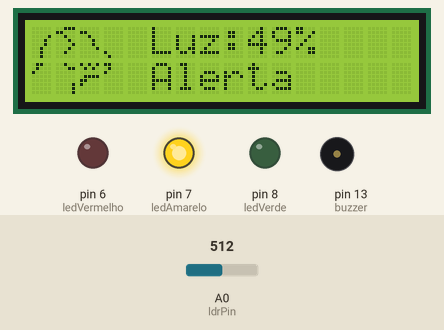
This sketch was run on a simulated Arduino Uno, built with avr-gcc and run on an emulated ATmega328P. Parts: 16×2 character LCD, output pins drawn as LEDs (lit = HIGH), buzzer (waves = sounding). Inputs (shaded band) come from the test bench; at power-on: A0 (ldrPin) = 512. What the sketch prints to the serial monitor is not drawn.

Above: at 3.7 s.
3.8 s: A0 (ldrPin) set to 607
At 5.0 s:
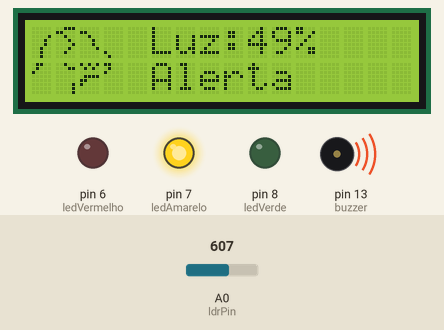
5.7 s: A0 (ldrPin) set to 629
At 11.6 s:
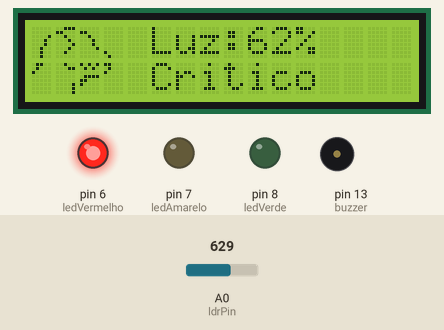
11.7 s: A0 (ldrPin) set to 306
At 13.0 s:
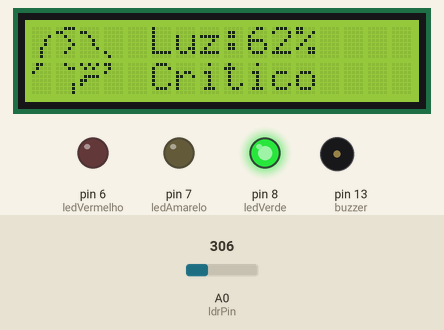
14.0 s: A0 (ldrPin) set to 414
17.0 s: A0 (ldrPin) set to 449
20.0 s: A0 (ldrPin) set to 122
At 24.7 s:
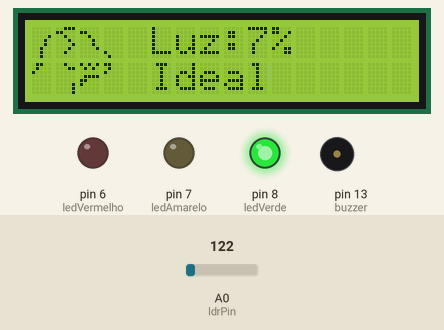
Timing chart, 0 to 25.2 s (numbered marks = the images above; inputs shaded):
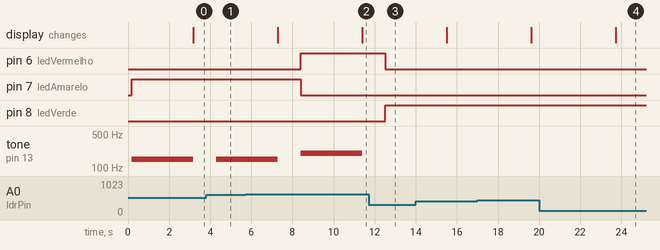

The sketch:

cp1_vinheria_agnello1.ino
```cpp
// C++ Code
// CP1 - Edge Computing & Computer Sistems
// Pedro Faleiros 562523
// Luan Felix 565541
// João Lopes 565737
// Felipe Campos 562752
// Leandro Farias 566488

// Biblioteca para o display LCD
#include <LiquidCrystal.h>

// Pinos de controle do LCD
LiquidCrystal lcd(12, 11, 10, 5, 4, 3, 2);

// Pinos dos LEDs e buzzer
const int ldrPin = A0;
const int ledVerde = 8;
const int ledAmarelo = 7;
const int ledVermelho = 6;
const int buzzer = 13;

// Caracteres personalizados para o desenho no display LCD
byte image17[8] = {B01100, B01000, B10000, B00000, B00000, B00000, B00000, B00000};
byte image01[8] = {B00000, B00000, B00001, B00010, B00010, B00100, B00100, B00100};
byte image02[8] = {B00111, B11000, B00100, B00010, B00001, B00010, B00100, B00000};
byte image03[8] = {B00000, B11000, B00100, B00010, B00010, B00001, B00000, B00000};
byte image04[8] = {B00000, B00000, B00000, B00000, B00000, B00000, B10000, B01000};
byte image20[8] = {B11000, B01000, B10000, B00000, B00000, B00000, B00000, B00000};
byte image19[8] = {B10101, B01010, B00000, B01111, B11000, B10000, B00000, B00000};
byte image18[8] = {B00100, B00011, B00000, B00000, B00000, B00001, B00001, B00001};

void desenhaLogo() {
  // Desenha a logo usando os caracteres personalizados
  lcd.setCursor(0, 1); lcd.write(byte(0));
  lcd.setCursor(0, 0); lcd.write(byte(1));
  lcd.setCursor(1, 0); lcd.write(byte(2));
  lcd.setCursor(2, 0); lcd.write(byte(3));
  lcd.setCursor(3, 0); lcd.write(byte(4));
  lcd.setCursor(3, 1); lcd.write(byte(5));
  lcd.setCursor(2, 1); lcd.write(byte(6));
  lcd.setCursor(1, 1); lcd.write(byte(7));
}

void setup()
{
  // Define os pinos dos LEDs e buzzer como saída
  pinMode(ledVerde, OUTPUT);
  pinMode(ledAmarelo, OUTPUT);
  pinMode(ledVermelho, OUTPUT);
  pinMode(buzzer, OUTPUT);

  // Registra os caracteres personalizados no LCD
  lcd.createChar(0, image17);
  lcd.createChar(1, image01);
  lcd.createChar(2, image02);
  lcd.createChar(3, image03);
  lcd.createChar(4, image04);
  lcd.createChar(5, image20);
  lcd.createChar(6, image19);
  lcd.createChar(7, image18);

  // Inicializa comunicação serial para debug
  Serial.begin(9600);

  // Inicializa o LCD com 16 colunas e 2 linhas
  lcd.begin(16,2);
  lcd.clear();

  // Mostra o mascote no LCD
  desenhaLogo();

  // Mensagem ao lado do desenho
  lcd.setCursor(5, 0);
  lcd.print("DevZilla");
  lcd.setCursor(5, 1);
  lcd.print("Bem-vindo!");
}

void loop()
{
  // Garante que o LCD continue visível
  lcd.display();

  int leituraLDR = 0; // Variável que guarda o valor do ldr
  const int numMedicoes = 10; // Número de medições para fazer a média
  String status = ""; // Variável que guarda o status da vinheria

  // Faz 10 leituras e soma
  for (int i = 0; i < numMedicoes; i++) {
    leituraLDR += analogRead(ldrPin);
    delay(10); // Pequeno delay entre leituras para dar tempo de estabilizar
  }

  // Calcula a média
  leituraLDR = leituraLDR / numMedicoes;

  // Mapeia para porcentagem de 0 a 100%
  int luminosidadePercent = map(leituraLDR, 54, 974, 0, 100);

  // Exibe o valor da luminosidade no monitor serial
  Serial.print("Luminosidade: ");
  Serial.print(luminosidadePercent);
  Serial.println("%");

  // Reseta os sinais visuais e sonoros antes de avaliar a condição
  digitalWrite(ledVerde, LOW);
  digitalWrite(ledAmarelo, LOW);
  digitalWrite(ledVermelho, LOW);
  noTone(buzzer);

  // Verifica em qual faixa a luminosidade está e aciona os sinais correspondentes
  if (luminosidadePercent <= 40) {
    // Ambiente ideal - Acende led verde
    status = "Ideal";
    digitalWrite(ledVerde, HIGH);
    delay(3000);
  } else if (luminosidadePercent <= 60) {
    // Alerta - Acende led amarelo e toca buzina
    status = "Alerta";
    digitalWrite(ledAmarelo, HIGH);
    tone(buzzer, 150); // Frequência de 150 Hz
  	delay(3000); // Dura 3 segundos
  	noTone(buzzer); // Para o som
  } else {
    // Crítico - Acende led vermelho e toca buzina
    status = "Critico";
    digitalWrite(ledVermelho, HIGH);
    tone(buzzer, 200); // Frequência de 200 Hz
  	delay(3000); // Dura 3 segundos
  	noTone(buzzer); // Para o som
  }

  // Limpa a tela do LCD
  lcd.clear();

  // Mostra o mascote no LCD
  desenhaLogo();

  // Mostra o valor da % de luminosidade no LCD
  lcd.setCursor(5, 0);
  lcd.print("Luz:");
  lcd.print(luminosidadePercent);
  lcd.print("%");

  // Mostra o status (Ideal, Alerta, Crítico) no LCD
  lcd.setCursor(5, 1);
  lcd.print(status);

  delay(1000); // Espera 1 segundo antes da próxima medição
}
```

Measured:
- the behaviour switches between 615 and 616 on A0 (ldrPin) (found by bisection; images 1 and 2)
- after the input at 5.7 s, pin 6 (ledVermelho): LOW → HIGH after 2.7 s; pin 7 (ledAmarelo): HIGH → LOW after 2.7 s; the display: first differs from a run without the input after 5.7 s (image 2)
- after the input at 11.7 s, pin 6 (ledVermelho): HIGH → LOW after 0.80 s; pin 8 (ledVerde): LOW → HIGH after 0.80 s; tone on pin 13 (buzzer): stays silent (without the input it goes to 200 Hz after 0.80 s)
- after the input at 20.0 s, pin 7 (ledAmarelo): stays LOW (without the input it goes to HIGH after 0.72 s); pin 8 (ledVerde): stays HIGH (without the input it goes to LOW after 0.72 s); tone on pin 13 (buzzer): stays silent (without the input it goes to 150 Hz after 0.72 s); the display: changes after 3.7 s (image 4)
